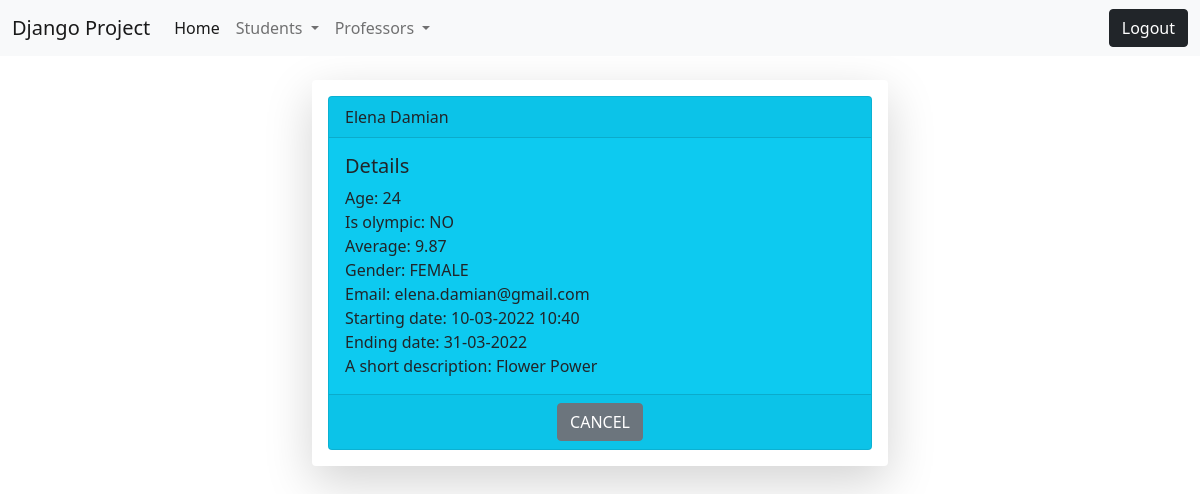
The app's page /details-student/2 (signed in) with its own data.
### student/models.py (models this page shows, shortened)
class Student(models.Model):
    gender_choices = (('male', 'Male'), ('female', 'Female'))
    first_name = models.CharField(max_length=30)
    last_name = models.CharField(max_length=30)
    age = models.IntegerField()
    is_olympic = models.BooleanField(default=False)
    email = models.EmailField(max_length=40)
    description = models.TextField(max_length=500)
    start_date = models.DateTimeField()
    end_date = models.DateField()
    average = models.FloatField()
    gender = models.CharField(max_length=20, choices=gender_choices)
    professor = models.ForeignKey(Professor, on_delete=models.CASCADE)
    active = models.BooleanField(default=True)
    created_at = models.DateTimeField(auto_now_add=True)  # se va salva data si ora cand a fost adaugata inregistrarea
    updated_at = models.DateTimeField(
        auto_now=True)  # se va modifica data si ora cand se vor realiza modificari pe inregistrare

### student/views.py (the view)
# urls.py: path('details-student/<int:pk>', views.StudentDetailView.as_view(), name='details_student'),
class StudentDetailView(LoginRequiredMixin, DetailView):
    template_name = 'student/details_student.html'
    model = Student

### templates/student/details_student.html (shortened to what this page needs)
{% extends 'base.html' %}
{% block content %}
    <div class="container-fluid">
        <div class="row">
            <div class="col-md-6 offset-md-3"><br>
                <div class="shadow-lg p-3 mb-5 bg-body rounded">
                    <div class="card text-dark bg-info" style="max-width: 100%;">
                        <div class="card-header">{{ student.first_name }} {{ student.last_name }}</div>
                        <div class="card-body">
                            <h5 class="card-title">Details</h5>
                            <p class="card-text">
                                Age: {{ student.age }}<br>
                                Is olympic: {% if is_olympic is True %} YES {% else %} NO {% endif %}<br>
                                Average: {{ student.average }}<br>
                                Gender: {{ student.gender|upper }}<br>
                                Email: {{ student.email }}<br>
                                Starting date: {{ student.start_date | date:'d-m-Y H:i' }}<br>
                                Ending date: {{ student.end_date| date:'d-m-Y' }}<br>
                                A short description: {{ student.description }}<br>
                            </p>
                        </div>
                        <div class="card-footer text-center">
                            <a href="{% url 'list_of_students' %}" class="btn btn-secondary">CANCEL</a>
                        </div>
                    </div>
                </div>
            </div>
        </div>
    </div>
{% endblock %}

### static/css/my_style.css (style rules this page uses)
body { background: white url("download/movie.jpeg") no-repeat; }

### records on screen
Student: first_name "Elena", last_name "Damian", age "24", average "9.87", gender "FEMALE", email "elena.damian@gmail.com", start_date "10-03-2022 10:40", end_date "31-03-2022", description "Flower Power"
